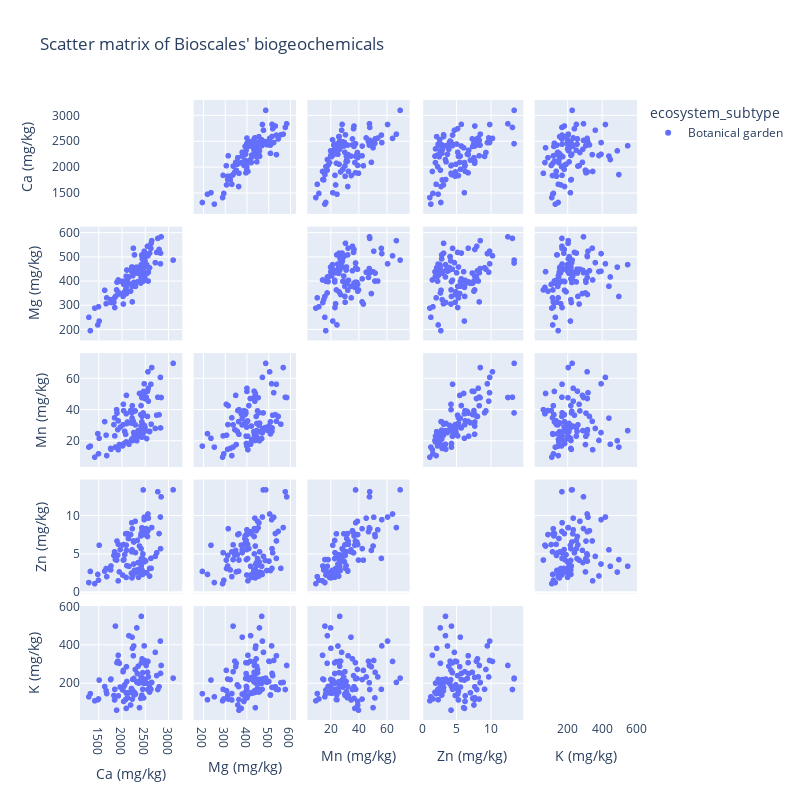

The cell this chart's notebook holds for it:
### Markdown cell above
## Scatter matrix of all the biogeochemicals

A scatter matrix can be used to visuzlize all of the biogeochemical fields relationship to each other at once. To fit the labels nicely on the graph, the element's symbol is used. We also concatenate the units to the corresponding element onto the labels.

### Code cell
# Add shortened names of elements and applicable units to a label_mapping dictionary
label_mapping = {"calcium": "Ca", "magnesium": "Mg", "manganese": "Mn", "zinc": "Zn", "potassium": "K"}
for elem, unit in units.items():
    if elem in label_mapping:
        label_mapping[elem] = label_mapping[elem] + " " + (str(unit)).replace("{'","(").replace("'}", ")")


fig = px.scatter_matrix(df,
    dimensions = ["calcium", "magnesium", "manganese", "calcium", "zinc", "potassium"],
    title = "Scatter matrix of Bioscales' biogeochemicals",
    labels = label_mapping,
    color = "ecosystem_subtype",
    width = 800,
    height = 800)
fig.update_traces(diagonal_visible=False)
fig.show()
